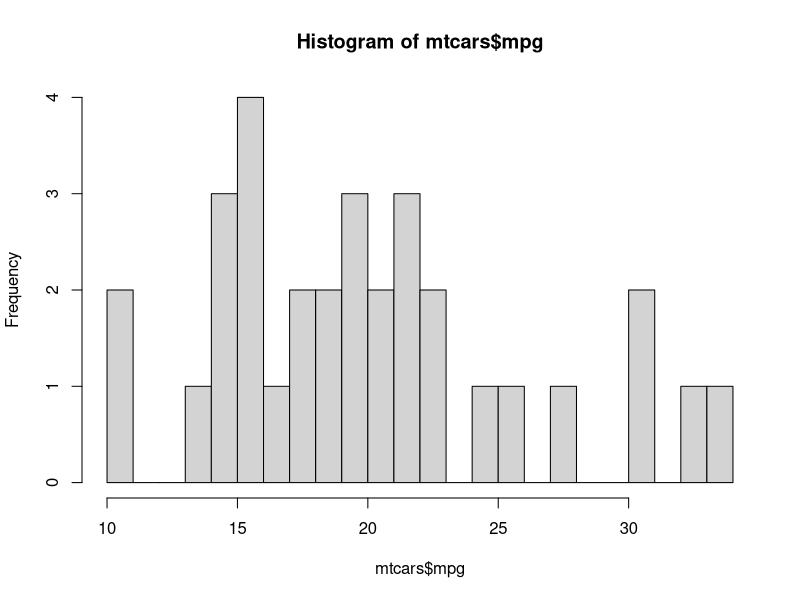
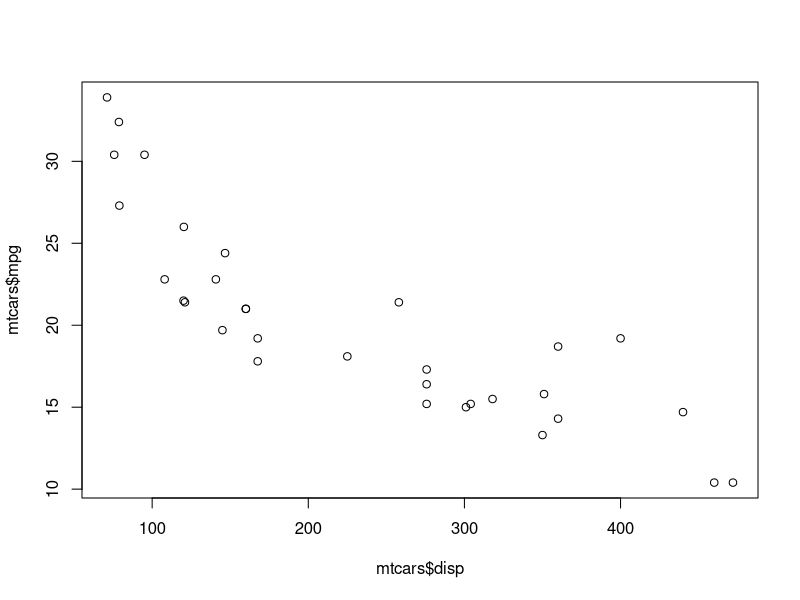
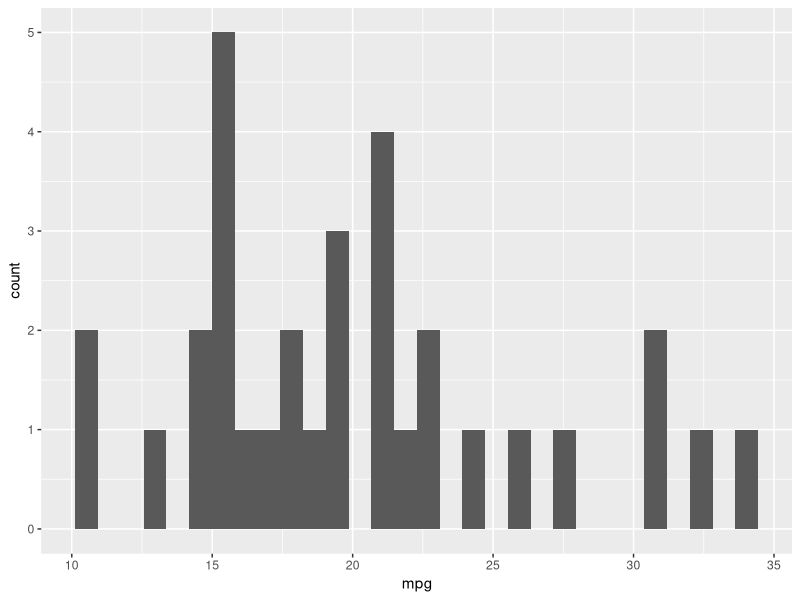
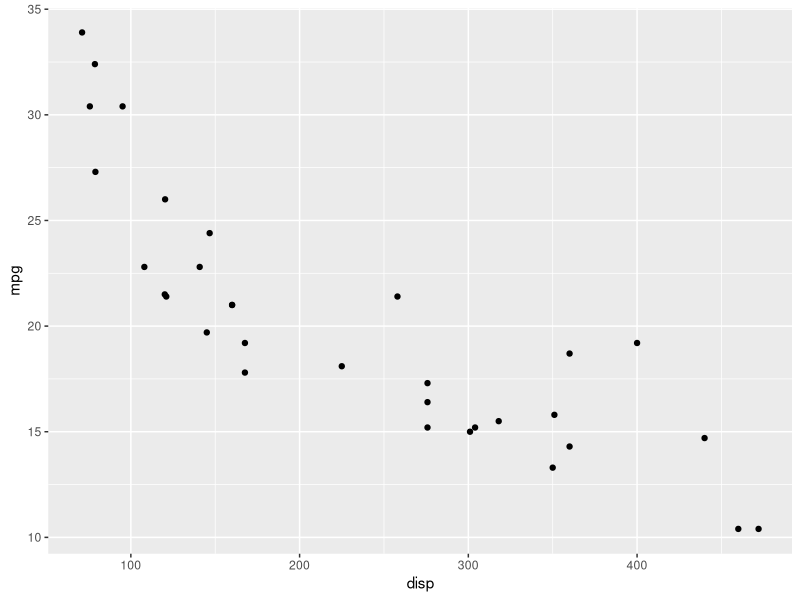

These charts were generated, in order, by the following R code:
## ---- chunk 1
knitr::opts_chunk$set(echo = TRUE, error = TRUE)
## ---- chunk 2
(number <- 5)
(name <- 'Ahmedushka')
(log <- TRUE)
(na <- NA)
(nan <- NaN)
## ---- chunk 3
class(number)
class(name)
class(log)
class(na)
class(nan)
## ---- chunk 4
n <- "10"
class(n)
## ---- chunk 5
n <- as.numeric(n)
class(n)
## ---- chunk 6
(x <- 1:5)
(y <- as.character(x))
(class(x))
(class(y))
## ---- chunk 7
year1 <- c('Dec', 'Jan', 'Apr', 'Mar')
## ---- chunk 8
sort(year1)
## ---- chunk 9
year2 <- c('Dec', 'Jam', 'Apr', 'Mar')
## ---- chunk 10
months <- c('Jan', 'Feb', 'Mar', 'Apr', 'May', 'Jun', 'Jul', 'Aug', 'Sep', 'Oct', 'Nov', 'Dec') 
year1_2 <- factor(year1, levels = months)
year2_2 <- factor(year2, levels = months)
class(year1_2)
## ---- chunk 11
sort(year1_2)
## ---- chunk 12
(date <- Sys.Date())
(time <- Sys.time())
(class(date))
(class(time))
## ---- chunk 13
# install.packages('lubridate')
library('lubridate')
## ---- chunk 14
(mdy("January 18 2005"))
(ymd('01/02/03'))
(d <- dmy(10092018))
(class(d))
## ---- chunk 15
x <- c("09-01-01", "09-01-02", "09-01-03")
ymd(x)
## ---- chunk 16
df <- data.frame('Name' = c('Jack', 'Emma', 'Henry', 'Aria'),
                   'Age' = c(19, 21, 18, 20),
                   'Gender' = c('M', 'F', 'M', 'F'),
                   'Birthday' = c('10 May 2000', '22 February 1998', 
                                  '3 September 2001', '26 June 1999'),
                   'Homework grade' = c('A', 'B+', 'C-', 'D'),
                   stringsAsFactors = FALSE)
print(df)
## ---- chunk 17
class(df)
## ---- chunk 18
(nrow(df)) # количество наблюдений
(ncol(df)) # количество переменных
## ---- chunk 19
dim(df)
## ---- chunk 20
str(df)
## ---- chunk 21
df$Age # массив, состоящий из значений возраста
## ---- chunk 22
df$Gender <- factor(df$Gender)
df$Birthday <- dmy(df$Birthday)
df$Homework.grade <- factor(df$Homework.grade, 
                              levels = c('A', 'A-', 'B+', 'B', 'B-', 'C+', 'C',
                                         'C-', 'D+', 'D', 'E', 'F'))
## ---- chunk 23
str(df)
## ---- chunk 24
data(mtcars)
## ---- chunk 25
str(mtcars)
## ---- chunk 26
head(mtcars)
tail(mtcars, n = 3)
## ---- chunk 27
mtcars[1, 2]
mtcars[1, ]
mtcars[, 3]
## ---- chunk 28
mtcars[1:3,2:4]
## ---- chunk 29
names(mtcars)
## ---- chunk 30
mtcars[1:3,"disp"]
## ---- chunk 31
mtcars$wt
## ---- chunk 32
summary(mtcars)
## ---- chunk 33
table(mtcars$cyl)
## ---- chunk 34
table(mtcars$cyl)/sum(table(mtcars$cyl))
## ---- chunk 35
# install.packages('psych')
library(psych)
## ---- chunk 36
describe(mtcars)
## ---- chunk 37
describeBy(mtcars, group = mtcars$cyl)
## ---- chunk 38
# install.packages('tibble')
library('tibble')
## ---- chunk 39
df <- tibble(
        x = 1:5,
        y = 1,
        c = 'a', 
        z = x^2 + y,
        `:)` = 10,
        ` ` = NA
      )
df
## ---- chunk 40
df1 <- tribble(
        ~x, ~y, ~z,
        #--|--|---
        "a", 2, 3.6,
        "b", 1, 8.5
       )
df1
## ---- chunk 41
as_tibble(mtcars)
as.data.frame(df)
## ---- chunk 42
glimpse(df)
## ---- chunk 43
hist(mtcars$mpg, breaks = 30)
## ---- chunk 44
plot(mtcars$disp, mtcars$mpg)
## ---- chunk 45
# install.packages('ggplot2')
library('ggplot2')
## ---- chunk 46
ggplot(mtcars, aes(x = mpg)) +
  geom_histogram() 
## ---- chunk 47
ggplot(mtcars, aes(x = disp, y = mpg)) +
  geom_point() 
